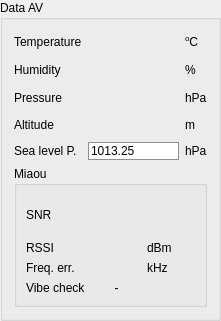
   <widget class="QGroupBox" name="avionics_box">
    <property name="geometry">
     <rect>
      <x>760</x>
      <y>170</y>
      <width>221</width>
      <height>321</height>
     </rect>
    </property>
    <property name="title">
     <string>Data AV</string>
    </property>
    <layout class="QGridLayout" name="gridLayout_8">
     <item row="4" column="1">
      <widget class="QLabel" name="AV_altitude_baro">
       <property name="text">
        <string/>
       </property>
      </widget>
     </item>
     <item row="1" column="1">
      <widget class="QLabel" name="AV_humidity">
       <property name="text">
        <string/>
       </property>
      </widget>
     </item>
     <item row="1" column="0">
      <widget class="QLabel" name="humidity_label">
       <property name="text">
        <string>Humidity</string>
       </property>
      </widget>
     </item>
     <item row="4" column="2">
      <widget class="QLabel" name="m_unit_label_3">
       <property name="text">
        <string>m</string>
       </property>
      </widget>
     </item>
     <item row="0" column="2">
      <widget class="QLabel" name="celcius_label">
       <property name="text">
        <string>&lt;html&gt;&lt;head/&gt;&lt;body&gt;&lt;p&gt;&lt;span style=&quot; vertical-align:super;&quot;&gt;o&lt;/span&gt;C&lt;/p&gt;&lt;/body&gt;&lt;/html&gt;</string>
       </property>
      </widget>
     </item>
     <item row="0" column="1">
      <widget class="QLabel" name="AV_temp">
       <property name="text">
        <string/>
       </property>
      </widget>
     </item>
     <item row="0" column="0">
      <widget class="QLabel" name="temperature_label">
       <property name="styleSheet">
        <string notr="true"/>
       </property>
       <property name="text">
        <string>Temperature</string>
       </property>
      </widget>
     </item>
     <item row="2" column="1">
      <widget class="QLabel" name="AV_pressure">
       <property name="text">
        <string/>
       </property>
      </widget>
     </item>
     <item row="1" column="2">
      <widget class="QLabel" name="m_s_unit_label">
       <property name="text">
        <string>%</string>
       </property>
      </widget>
     </item>
     <item row="6" column="0" colspan="3">
      <widget class="QGroupBox" name="avionics_box_3">
       <property name="title">
        <string>Miaou</string>
       </property>
       <layout class="QGridLayout" name="gridLayout_10">
        <item row="4" column="2">
         <widget class="QLabel" name="m_unit_label_5">
          <property name="text">
           <string/>
          </property>
         </widget>
        </item>
        <item row="1" column="0">
         <widget class="QLabel" name="humidity_label_3">
          <property name="text">
           <string>RSSI</string>
          </property>
         </widget>
        </item>
        <item row="0" column="2">
         <widget class="QLabel" name="celcius_label_3">
          <property name="minimumSize">
           <size>
            <width>32</width>
            <height>40</height>
           </size>
          </property>
          <property name="text">
           <string>&lt;html&gt;&lt;head/&gt;&lt;body&gt;&lt;p&gt;&lt;br/&gt;&lt;/p&gt;&lt;/body&gt;&lt;/html&gt;</string>
          </property>
         </widget>
        </item>
        <item row="2" column="2">
         <widget class="QLabel" name="hpa_unit_label_3">
          <property name="text">
           <string>kHz</string>
          </property>
         </widget>
        </item>
        <item row="1" column="1">
         <widget class="QLabel" name="humidity_3">
          <property name="text">
           <string/>
          </property>
         </widget>
        </item>
        <item row="4" column="0">
         <widget class="QLabel" name="altitude_label_telemetry_3">
          <property name="text">
           <string>Vibe check</string>
          </property>
         </widget>
        </item>
        <item row="2" column="0">
         <widget class="QLabel" name="pressure_label_3">
          <property name="text">
           <string>Freq. err.</string>
          </property>
         </widget>
        </item>
        <item row="2" column="1">
         <widget class="QLabel" name="pressure_3">
          <property name="text">
           <string/>
          </property>
         </widget>
        </item>
        <item row="0" column="1">
         <widget class="QLabel" name="temperature_3">
          <property name="text">
           <string/>
          </property>
         </widget>
        </item>
        <item row="1" column="2">
         <widget class="QLabel" name="m_s_unit_label_3">
          <property name="text">
           <string>dBm</string>
          </property>
         </widget>
        </item>
        <item row="0" column="0">
         <widget class="QLabel" name="temperature_label_3">
          <property name="styleSheet">
           <string notr="true"/>
          </property>
          <property name="text">
           <string>SNR</string>
          </property>
         </widget>
        </item>
        <item row="4" column="1">
         <widget class="QLabel" name="vibe_check">
          <property name="toolTip">
           <string>&lt;html&gt;&lt;head/&gt;&lt;body&gt;&lt;p&gt;Last packet's timestamp&lt;/p&gt;&lt;/body&gt;&lt;/html&gt;</string>
          </property>
          <property name="text">
           <string>-</string>
          </property>
          <property name="alignment">
           <set>Qt::AlignCenter</set>
          </property>
         </widget>
        </item>
       </layout>
      </widget>
     </item>
     <item row="4" column="0">
      <widget class="QLabel" name="altitude_label_telemetry">
       <property name="text">
        <string>Altitude</string>
       </property>
      </widget>
     </item>
     <item row="2" column="2">
      <widget class="QLabel" name="hpa_unit_label">
       <property name="text">
        <string>hPa</string>
       </property>
      </widget>
     </item>
     <item row="2" column="0">
      <widget class="QLabel" name="pressure_label">
       <property name="text">
        <string>Pressure</string>
       </property>
      </widget>
     </item>
     <item row="5" column="2">
      <widget class="QLabel" name="label_30">
       <property name="text">
        <string>hPa</string>
       </property>
      </widget>
     </item>
     <item row="5" column="1">
      <widget class="QLineEdit" name="sea_level_pressure_edit">
       <property name="styleSheet">
        <string notr="true">border: 1px solid rgb(144, 144, 144);</string>
       </property>
       <property name="text">
        <string>1013.25</string>
       </property>
      </widget>
     </item>
     <item row="5" column="0">
      <widget class="QLabel" name="label_29">
       <property name="text">
        <string>Sea level P.</string>
       </property>
      </widget>
     </item>
    </layout>
   </widget>
